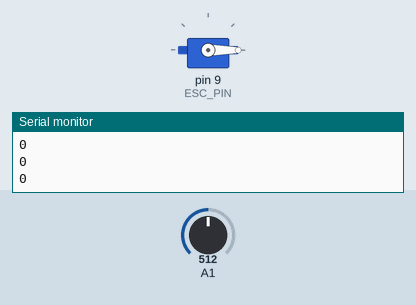
A sketch run on a simulated Arduino Uno, built with avr-gcc and run on an emulated ATmega328P. Parts: servo, the last lines printed to the serial monitor. Inputs (shaded band) come from the test bench; at power-on: A1 = 512.

Above: at 6.2 s.
6.3 s: A1 set to 656
7.8 s: A1 set to 677
At 10.7 s:
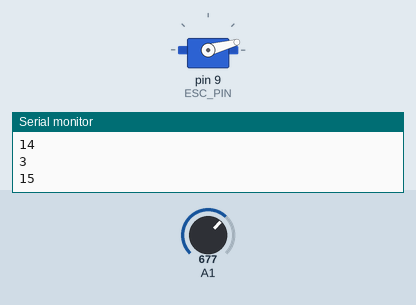
10.8 s: A1 set to 511
At 11.5 s:
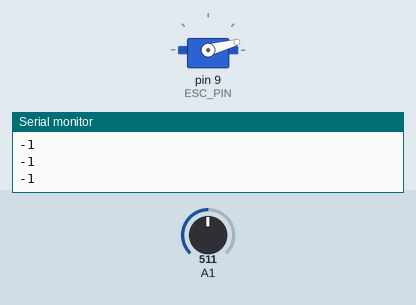
12.3 s: A1 set to 716
At 14.71 s:
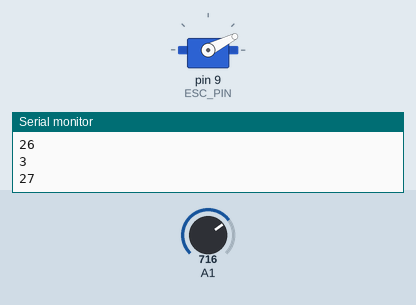
21.3 s: A1 set to 424
At 21.3 s:
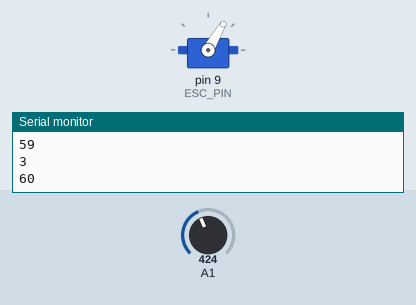
22.8 s: A1 set to 393
At 23.33 s:
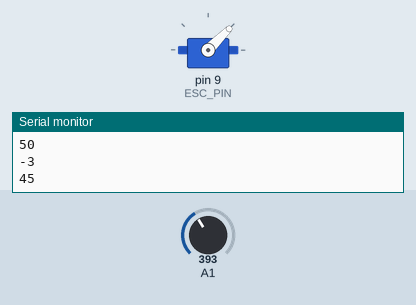
Timing chart, 0 to 26.3 s (numbered marks = the images above; inputs shaded):
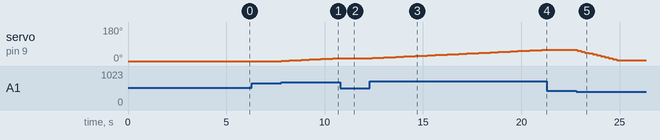

The sketch:

ecs_fan_jystk.ino
```cpp
/*
 Joystick ESC fan control
*/

#include <Servo.h>
#define THROTT_LIM  170
#define ESC_PIN  9

Servo ESC;


void setup() {
  Serial.begin(9600);

  pinMode(A1,INPUT);
  pinMode(ESC_PIN,OUTPUT);
  ESC.attach(ESC_PIN,1000,2000);

  ESC.write(0);
  delay(5000);
}


void driveESC(int val)
{
  static int thrott=0;
  if(val < -2 || val > 2)
  {
    if(val < -2 && thrott > 5)
    {
      thrott-=5;
      }
      else if(val >2 && thrott < THROTT_LIM)
      {
        thrott+=1;
        }
    Serial.println(thrott);
    if(thrott< THROTT_LIM){
        ESC.write(thrott);
    }
  }
}

void loop() {
  int val;
  val = analogRead(A1);
  val = map(val, 0, 1023, -10, 10);
  Serial.println(val);
  driveESC(val);
  delay(200);
}
```

Measured:
- the behaviour switches between 664 and 665 on A1 (found by bisection; images 0 and 1)
- the behaviour switches between 410 and 409 on A1 (found by bisection; images 4 and 5)
- after the input at 7.8 s, servo on pin 9 (ESC_PIN): moves from 0° to 15° over 2.8 s, starting at once
- after the input at 10.8 s, servo on pin 9 (ESC_PIN): stays 15° (without the input it goes to 16° after 0.01 s)
- after the input at 12.3 s, servo on pin 9 (ESC_PIN): moves from 15° to 60° over 8.8 s, starting after 0.11 s
- after the input at 21.3 s, servo on pin 9 (ESC_PIN): stays 60° (without the input it goes to 61° after 0.13 s)
- after the input at 22.8 s, servo on pin 9 (ESC_PIN): moves from 60° to 5° over 2.0 s, starting at once
